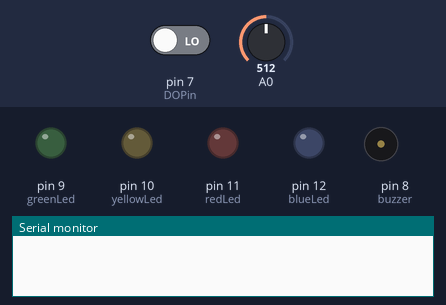
The sketch below on a simulated Arduino Uno, built with avr-gcc and run on an emulated ATmega328P. Shown: output pins drawn as LEDs (lit = HIGH), buzzer (waves = sounding, pin HIGH), the last lines printed to the serial monitor. Inputs (shaded band) come from the test bench; at power-on: pin 7 (DOPin) LOW, A0 = 512.

Above: at 0.1 s.
At 27.8 s:
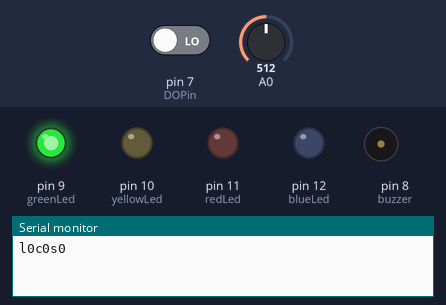
Timing chart, 0 to 29.3 s (numbered marks = the images above):
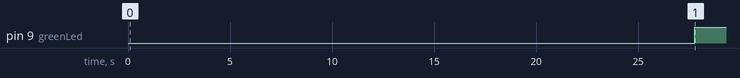

The sketch:

CodiceArduinoUno.ino
```cpp
int blueLed = 12;
int redLed = 11;
int yellowLed = 10;
int greenLed = 9;
int buzzer = 8;
int DOPin =7;
int ppmLPG = 0;
int ppmCO = 0;
int ppmSmoke = 0;
int rawLPG = 0;
int rawCO = 0;
int rawSmoke = 0;
int ppmLPGLimit = 10;
int ppmCOLimit = 200;
int ppmSmokeLimit = 10;
String message = "";
bool messageReady = false;


/*******************Demo for MQ-2 Gas Sensor Module V1.0*****************************
Support:  Tiequan Shao: support[at]sandboxelectronics.com

Lisence: Attribution-NonCommercial-ShareAlike 3.0 Unported (CC BY-NC-SA 3.0)

Note:    This piece of source code is supposed to be used as a demostration ONLY. More
         sophisticated calibration is required for industrial field application.

                                                    Sandbox Electronics    2011-04-25
************************************************************************************/


/************************Hardware Related Macros************************************/
#define         MQ_PIN                       (0)     //define which analog input channel you are going to use
#define         RL_VALUE                     (5)     //define the load resistance on the board, in kilo ohms
#define         RO_CLEAN_AIR_FACTOR          (9.83)  //RO_CLEAR_AIR_FACTOR=(Sensor resistance in clean air)/RO,
                                                     //which is derived from the chart in datasheet

/***********************Software Related Macros************************************/
#define         CALIBARAION_SAMPLE_TIMES     (50)    //define how many samples you are going to take in the calibration phase
#define         CALIBRATION_SAMPLE_INTERVAL  (500)   //define the time interal(in milisecond) between each samples in the
                                                     //cablibration phase
#define         READ_SAMPLE_INTERVAL         (50)    //define how many samples you are going to take in normal operation
#define         READ_SAMPLE_TIMES            (5)     //define the time interal(in milisecond) between each samples in
                                                     //normal operation

/**********************Application Related Macros**********************************/
#define         GAS_LPG                      (0)
#define         GAS_CO                       (1)
#define         GAS_SMOKE                    (2)

/*****************************Globals***********************************************/
float           LPGCurve[3]  =  {2.3,0.21,-0.47};   //two points are taken from the curve.
                                                    //with these two points, a line is formed which is "approximately equivalent"
                                                    //to the original curve.
                                                    //data format:{ x, y, slope}; point1: (lg200, 0.21), point2: (lg10000, -0.59)
float           COCurve[3]  =  {2.3,0.72,-0.34};    //two points are taken from the curve.
                                                    //with these two points, a line is formed which is "approximately equivalent"
                                                    //to the original curve.
                                                    //data format:{ x, y, slope}; point1: (lg200, 0.72), point2: (lg10000,  0.15)
float           SmokeCurve[3] ={2.3,0.53,-0.44};    //two points are taken from the curve.
                                                    //with these two points, a line is formed which is "approximately equivalent"
                                                    //to the original curve.
                                                    //data format:{ x, y, slope}; point1: (lg200, 0.53), point2: (lg10000,  -0.22)
float           Ro           =  10;                 //Ro is initialized to 10 kilo ohms

void setup() {
  Serial.begin(9600); //UART setup, baudrate = 9600bps

  pinMode(yellowLed, OUTPUT);
  pinMode(blueLed, OUTPUT);
  pinMode(redLed, OUTPUT);
  pinMode(greenLed, OUTPUT);
  pinMode(buzzer, OUTPUT);
  pinMode(DOPin, INPUT);
  Ro = MQCalibration(MQ_PIN);
}

void loop() {

  rawLPG = MQGetGasPercentage(MQRead(MQ_PIN)/Ro,GAS_LPG);
  rawCO = MQGetGasPercentage(MQRead(MQ_PIN)/Ro,GAS_CO);
  rawSmoke = MQGetGasPercentage(MQRead(MQ_PIN)/Ro,GAS_SMOKE);
  if (digitalRead(DOPin) == HIGH)
    ppmLPG = abs(rawLPG) ;
  ppmCO = abs(rawCO);
  ppmSmoke = abs(rawSmoke);
  Serial.print('\n');
  Serial.print('l' + String(ppmLPG));
  Serial.print('c' + String(ppmCO));
  Serial.print('s' + String(ppmSmoke));
  delay(2000);
  if ((ppmLPG < ppmLPGLimit) && (ppmCO < ppmCOLimit) && (ppmSmoke < ppmSmokeLimit))
     {
      digitalWrite(greenLed, HIGH);
      digitalWrite(redLed, LOW);
      digitalWrite(blueLed, LOW);
      digitalWrite(yellowLed, LOW);
      noTone(buzzer);
     }
  else {
      digitalWrite(greenLed, LOW);
      tone(buzzer, 1000, 200);

      if (ppmLPG> ppmLPGLimit)
        {
          digitalWrite(blueLed, HIGH);
        }
      else
        {
          digitalWrite(blueLed, LOW);
        }

      if (ppmCO> ppmCOLimit)
        {
          digitalWrite(redLed, HIGH);
        }
      else
        {
          digitalWrite(redLed, LOW);
        }
      if (ppmSmoke> ppmSmokeLimit)
        {
          digitalWrite(yellowLed, HIGH);
        }
      else
        {
          digitalWrite(yellowLed, LOW);
        }
  }
}


/****************** MQResistanceCalculation ****************************************
Input:   raw_adc - raw value read from adc, which represents the voltage
Output:  the calculated sensor resistance
Remarks: The sensor and the load resistor forms a voltage divider. Given the voltage
         across the load resistor and its resistance, the resistance of the sensor
         could be derived.
************************************************************************************/
float MQResistanceCalculation(int raw_adc)
{
  return ( ((float)RL_VALUE*(1023-raw_adc)/raw_adc));
}

/***************************** MQCalibration ****************************************
Input:   mq_pin - analog channel
Output:  Ro of the sensor
Remarks: This function assumes that the sensor is in clean air. It use
         MQResistanceCalculation to calculates the sensor resistance in clean air
         and then divides it with RO_CLEAN_AIR_FACTOR. RO_CLEAN_AIR_FACTOR is about
         10, which differs slightly between different sensors.
************************************************************************************/
float MQCalibration(int mq_pin)
{
  int i;
  float val=0;

  for (i=0;i<CALIBARAION_SAMPLE_TIMES;i++) {            //take multiple samples
    val += MQResistanceCalculation(analogRead(mq_pin));
    delay(CALIBRATION_SAMPLE_INTERVAL);
  }
  val = val/CALIBARAION_SAMPLE_TIMES;                   //calculate the average value

  val = val/RO_CLEAN_AIR_FACTOR;                        //divided by RO_CLEAN_AIR_FACTOR yields the Ro
                                                        //according to the chart in the datasheet

  return val;
}
/*****************************  MQRead *********************************************
Input:   mq_pin - analog channel
Output:  Rs of the sensor
Remarks: This function use MQResistanceCalculation to caculate the sensor resistenc (Rs).
         The Rs changes as the sensor is in the different consentration of the target
         gas. The sample times and the time interval between samples could be configured
         by changing the definition of the macros.
************************************************************************************/
float MQRead(int mq_pin)
{
  int i;
  float rs=0;

  for (i=0;i<READ_SAMPLE_TIMES;i++) {
    rs += MQResistanceCalculation(analogRead(mq_pin));
    delay(READ_SAMPLE_INTERVAL);
  }

  rs = rs/READ_SAMPLE_TIMES;

  return rs;
}

/*****************************  MQGetGasPercentage **********************************
Input:   rs_ro_ratio - Rs divided by Ro
         gas_id      - target gas type
Output:  ppm of the target gas
Remarks: This function passes different curves to the MQGetPercentage function which
         calculates the ppm (parts per million) of the target gas.
************************************************************************************/
int MQGetGasPercentage(float rs_ro_ratio, int gas_id)
{
  if ( gas_id == GAS_LPG ) {
     return MQGetPercentage(rs_ro_ratio,LPGCurve);
  } else if ( gas_id == GAS_CO ) {
     return MQGetPercentage(rs_ro_ratio,COCurve);
  } else if ( gas_id == GAS_SMOKE ) {
     return MQGetPercentage(rs_ro_ratio,SmokeCurve);
  }

  return 0;
}

/*****************************  MQGetPercentage **********************************
Input:   rs_ro_ratio - Rs divided by Ro
         pcurve      - pointer to the curve of the target gas
Output:  ppm of the target gas
Remarks: By using the slope and a point of the line. The x(logarithmic value of ppm)
         of the line could be derived if y(rs_ro_ratio) is provided. As it is a
         logarithmic coordinate, power of 10 is used to convert the result to non-logarithmic
         value.
************************************************************************************/
int  MQGetPercentage(float rs_ro_ratio, float *pcurve)
{
  return (pow(10,( ((log(rs_ro_ratio)-pcurve[1])/pcurve[2]) + pcurve[0])));
}
```

Measured:
- by itself, pin 9 (greenLed): LOW → HIGH at 27.8 s
